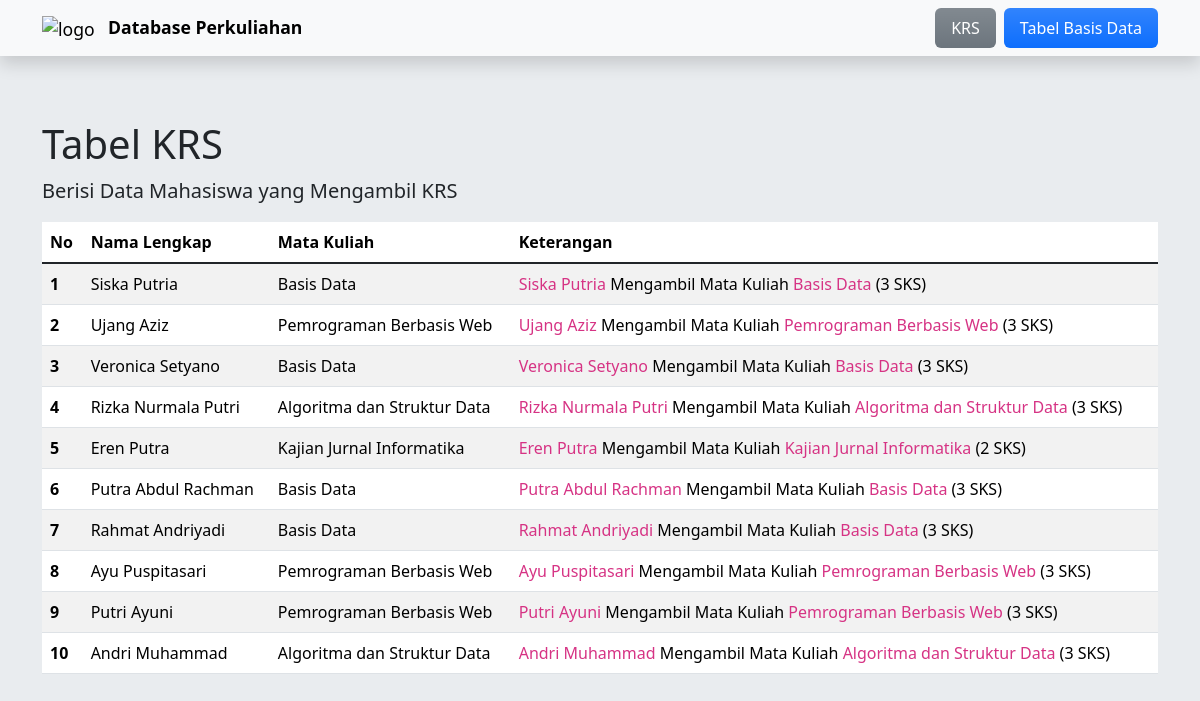
The page / on the database its author committed.
### tables this page shows
CREATE TABLE `mahasiswa` (
  `npm` char(13) NOT NULL,
  `nama` varchar(50) NOT NULL,
  `jurusan` enum('Teknik Informatika','Sistem Informasi') NOT NULL,
  `alamat` text NOT NULL
);

CREATE TABLE `matakuliah` (
  `kodemk` char(6) NOT NULL,
  `nama` varchar(50) NOT NULL,
  `jumlah_sks` int(3) NOT NULL
);

### index.php (the view, shortened to what this page needs)
<?php
  include 'koneksi.php';
  $query = "SELECT mahasiswa.nama AS 'nama_mhs' , matakuliah.nama AS 'nama_matkul', matakuliah.jumlah_sks FROM mahasiswa JOIN krs ON mahasiswa.npm = krs.mahasiswa_npm
  JOIN matakuliah ON matakuliah.kodemk = krs.matakuliah_kodemk ORDER BY mahasiswa.npm ASC";
  $sql = mysqli_query($koneksi, $query);
  $no = 0;
?>
<!DOCTYPE html>
<html lang="en" data-bs-theme="light">
<head>
  <link href="https://cdn.jsdelivr.net/npm/bootstrap@5.3.0/dist/css/bootstrap.min.css" rel="stylesheet">
  <link rel="stylesheet" href="css/bootstrap.min.css">
  <link rel="stylesheet" href="https://cdn.jsdelivr.net/npm/bootstrap-icons@1.10.5/font/bootstrap-icons.css">
</head>
<body class="bg-body-secondary">
  <nav class="navbar bg-body-tertiary mb-5 shadow fixed-top">
    <div class="container">
      <a class="navbar-brand" href="#" style="font-size : 1.1em;">
      <img src="img/pitaalogo.png" alt="logo" style="width: 2.3em; margin-right: 0.5em;">
        <strong>Database Perkuliahan</strong>
      </a>
      <ul class="nav nav-pills">
        <li class="nav-item">
          <a class="nav-link bg-secondary bg-gradient active disabled" aria-current="page" href="#">KRS</a>
        </li>
        <li class="nav-item">
          <a class="nav-link bg-primary bg-gradient ms-2 text-white" href="kumpulan-tabel.php">Tabel Basis Data</a>
        </li>
        </ul>
      </div>
    </nav>
  <div class="container mt-5 pt-4">
    <figure class="text-dark">
      <blockquote class="blockquote">
          <h1 class="mt-5">Tabel KRS</h1>
          <p>Berisi Data Mahasiswa yang Mengambil KRS</p>
      </blockquote>
    </figure>
      <table class="table table-hover mt-3 table-striped">
        <thead>
        <tr>
          <th scope="col">No</th>
          <th scope="col">Nama Lengkap</th>
          <th scope="col">Mata Kuliah</th>
          <th scope="col">Keterangan</th>
        </tr>
      </thead>
      <tbody class="table-group-divider">
      <?php
          while ($result = mysqli_fetch_assoc($sql)) {
        ?>
        <tr>
          <th scope="row">
            <?php echo ++$no; ?>
          </th>
          <td>
          <?php echo $result['nama_mhs'];?>
          </td>
          <td>
          <?php echo $result['nama_matkul'];?>
          </td>
          <td>
          <?php echo "<font color='#d63384'>".$result['nama_mhs']."</font>" . " Mengambil Mata Kuliah"."<font color='#d63384'> "
          .$result['nama_matkul']."</font>" ." (".$result['jumlah_sks']." SKS)";?>
          </td>
        </tr>
        <?php
          }
        ?>
      </tbody>
    </table>
  </div>
</body>
</html>

### rows shown on the page
mahasiswa: nama "Siska Putria", matakuliah.nama "Basis Data", matakuliah.jumlah_sks "3"
mahasiswa: nama "Ujang Aziz", matakuliah.nama "Pemrograman Berbasis Web", matakuliah.jumlah_sks "3"
mahasiswa: nama "Veronica Setyano", matakuliah.nama "Basis Data", matakuliah.jumlah_sks "3"
mahasiswa: nama "Rizka Nurmala Putri", matakuliah.nama "Algoritma dan Struktur Data", matakuliah.jumlah_sks "3"
mahasiswa: nama "Eren Putra", matakuliah.nama "Kajian Jurnal Informatika", matakuliah.jumlah_sks "2"
mahasiswa: nama "Putra Abdul Rachman", matakuliah.nama "Basis Data", matakuliah.jumlah_sks "3"
mahasiswa: nama "Rahmat Andriyadi", matakuliah.nama "Basis Data", matakuliah.jumlah_sks "3"
mahasiswa: nama "Ayu Puspitasari", matakuliah.nama "Pemrograman Berbasis Web", matakuliah.jumlah_sks "3"
mahasiswa: nama "Putri Ayuni", matakuliah.nama "Pemrograman Berbasis Web", matakuliah.jumlah_sks "3"
mahasiswa: nama "Andri Muhammad", matakuliah.nama "Algoritma dan Struktur Data", matakuliah.jumlah_sks "3"
